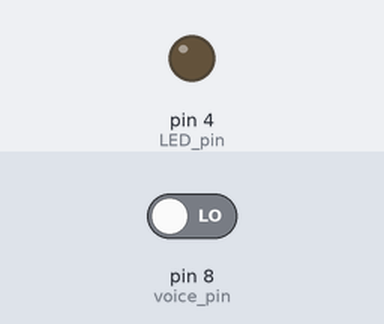
The sketch below on a simulated Arduino Uno, built with avr-gcc and run on an emulated ATmega328P. On the bench: output pins drawn as LEDs (lit = HIGH). The test bench sets the inputs (shaded band); at power-on: pin 8 (voice_pin) LOW.

Above: at 1.2 s.
1.3 s: pin 8 (voice_pin) driven HIGH
At 1.6 s:
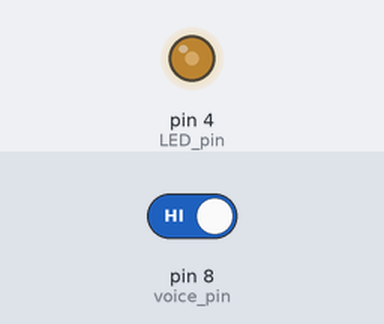
Timing chart, 0 to 4.3 s (numbered marks = the images above; inputs shaded):
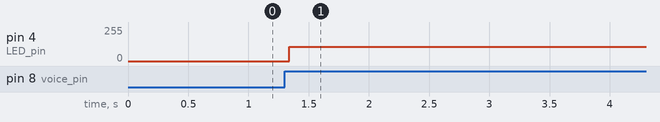

Measured:
- after the input at 1.3 s, pin 4 (LED_pin): 0/255 → 108/255 at once

The sketch:

__.ino
```cpp
int voice_pin = 8;
int LED_pin = 4;
int value;
void setup() {
  // put your setup code here, to run once:
  pinMode(voice_pin,INPUT);
  pinMode(LED_pin,OUTPUT);
}
void loop() {
  digitalWrite(LED_pin, LOW);
  value = digitalRead(voice_pin);
  if(value==HIGH)
   digitalWrite(LED_pin, HIGH);
}
```
